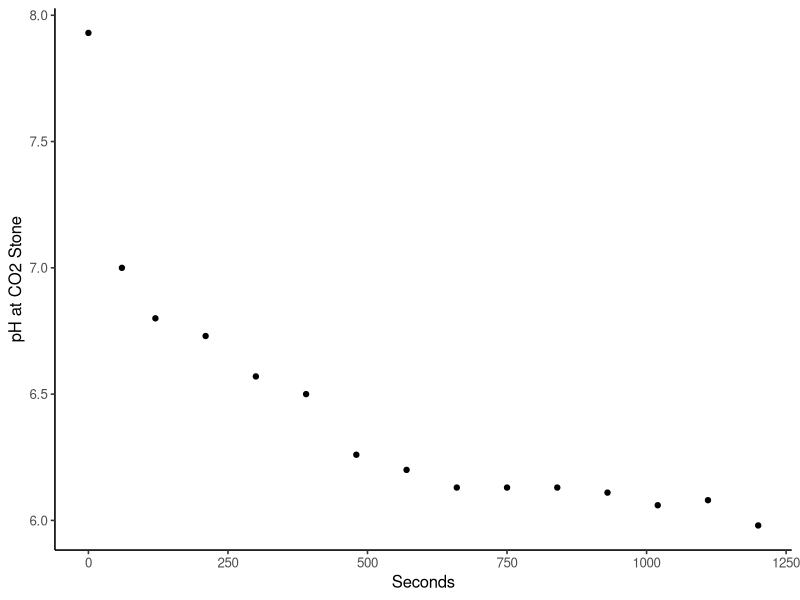
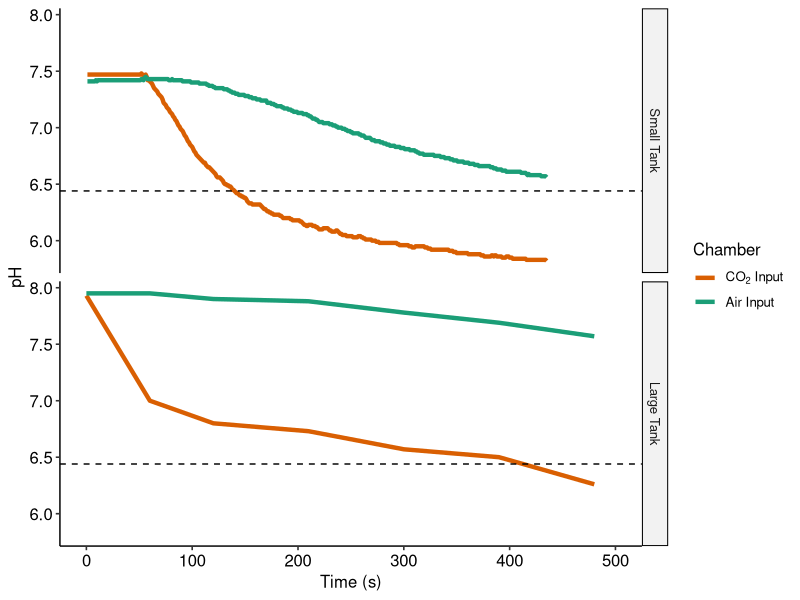
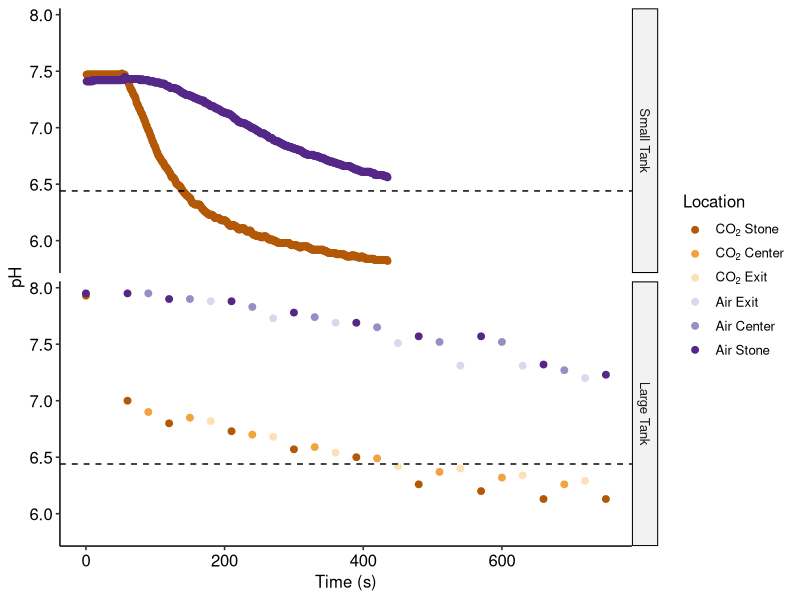
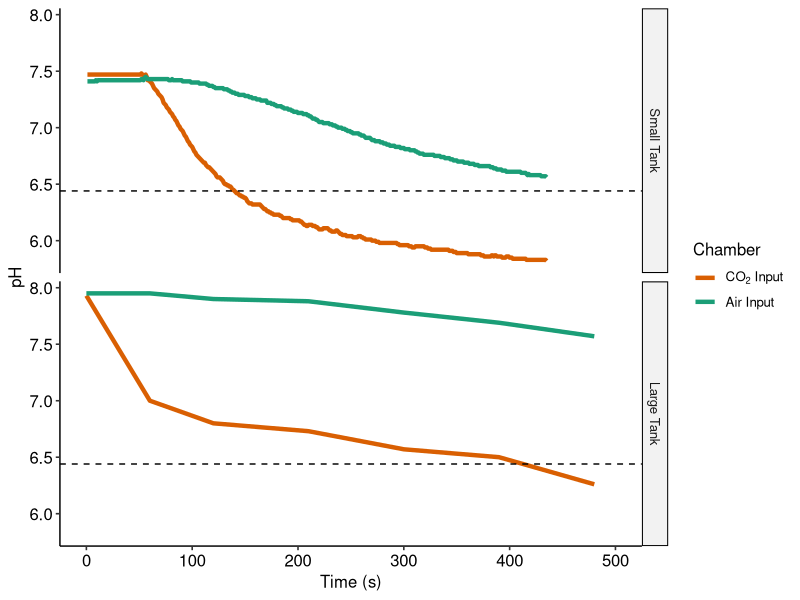

Write R code to recreate these figures, in order.
# CO2 trends in large tank
library("reshape")
library("ggplot2")
library("ggpubr")
library("dplyr")

# uncomment to run script outside of CO2_Avoidance.Rmd
# setwd(dirname(rstudioapi::getActiveDocumentContext()$path))
# getwd()

# Prepare large tank pH values
largeCO2 <- read.csv("./Data/CO2_Map_Large.csv") %>% select(-Time) 

stone <- ggplot(largeCO2, aes(x = Seconds, y = CO2_Stone)) +
  geom_point() + theme_classic2() +
  labs(y = "pH at CO2 Stone")
stone

meltCO2_Large <- melt(largeCO2, na.rm = TRUE, id = 'Seconds')
# View(meltCO2)
meltCO2_Large$Tank <- c("Large Tank")


# Prepare small tank pH values
smallCO2 <- read.csv("./Data/CO2_Map_Small.csv") %>% select(-Time) 

meltCO2_Small <- melt(smallCO2, na.rm = TRUE, id = 'Seconds')
meltCO2_Small$Tank <- c("Small Tank")


# join small and large tank datasets
merge <- rbind(meltCO2_Large, meltCO2_Small)

# Scatterplot of pH over time

# Without facet
pH_Trend_Both_Chambers <- ggplot(merge, aes(x = Seconds, y = value, color = variable)) + 
  geom_point() +
 # geom_line() + # connect the dots for each sample location
 # geom_hline(yintercept = 6.44, linetype = "dashed") + # add approximate threshold value
  theme_pubr(legend = "right") +
  scale_color_brewer('Location',
                     palette = 'PuOr', 
                     labels = c(expression('CO'[2]*' Stone'), expression('CO'[2]*' Center'), expression('CO'[2]*' Exit'), 'Air Exit', 'Air Center','Air Stone')
  ) +
  labs(y = "pH", x = "Time (s)") # +

# pH_Trend_Both_Chambers

# With facet
merge$Tank <- factor(merge$Tank, levels = c("Small Tank", "Large Tank"))
 
pH_Trends_Both_Tanks <- ggplot(merge, aes(x = Seconds, y = value, color = variable)) + 
   geom_point(size = 2) +
   xlim(c(0,750)) +
   theme_pubr(legend = "right") +
   scale_color_brewer('Location',
                      palette = 'PuOr', 
                      labels = c(expression('CO'[2]*' Stone'), expression('CO'[2]*' Center'), expression('CO'[2]*' Exit'), 'Air Exit', 'Air Center','Air Stone')
   ) +
   labs(y = "pH", x = "Time (s)") + 
  geom_hline(yintercept = 6.44, linetype = "dashed") + # add approximate threshold value
  facet_grid(Tank ~.)

# pH_Trends_Both_Tanks
tiff("./Figures/TIF/pH_Trend_Both_Tanks.tif", width = 2100, height = 1200, units = "px", res = 300, compression = c("none"))
pH_Trends_Both_Tanks
dev.off()

# Version 3
# Remove interior locations in large tank
removeLevels <- c(2:5) # select factor levels to remove as integers
merge_cut <- merge %>% 
  filter(!as.integer(variable) %in% removeLevels)

yLab <- c(expression("pH in CO"[2]*' Chamber'))

# now, add a line in large tank only
pH_Trends <- ggplot(merge_cut, aes(x = Seconds, y = value, color = variable)) + 
  # geom_point(size = 1) +
  geom_line(size = 1.5) +
  xlim(c(0,500)) +
  theme_pubr(legend = "right") +
  labs(y = "pH", x = "Time (s)") +
  geom_hline(yintercept = 6.44, linetype = "dashed") + # add approximate threshold value
  scale_color_brewer('Chamber',
                     direction = -1,
                     palette = 'Dark2', 
                     labels = c(expression('CO'[2]*' Input'),'Air Input')) +
  facet_grid(Tank ~.)

 pH_Trends
 
tiff("./Figures/TIF/pH_Trend_Both_Tanks.tif", width = 2100, height = 1200, units = "px", res = 300, compression = c("none"))
pH_Trends
dev.off()
